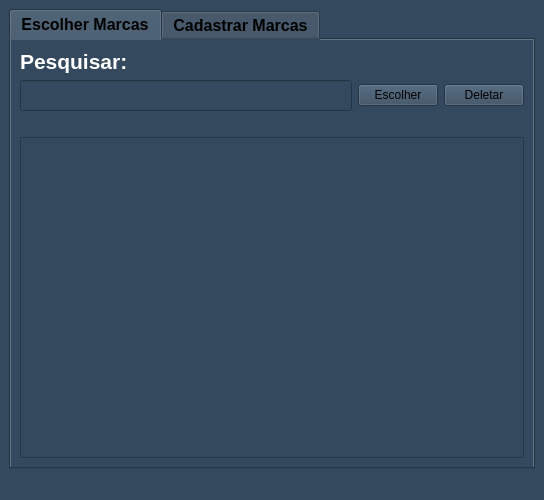
<?xml version="1.0" encoding="UTF-8"?>
<ui version="4.0">
 <class>MainWindow</class>
 <widget class="QMainWindow" name="MainWindow">
  <property name="windowModality">
   <enum>Qt::ApplicationModal</enum>
  </property>
  <property name="geometry">
   <rect>
    <x>0</x>
    <y>0</y>
    <width>544</width>
    <height>500</height>
   </rect>
  </property>
  <property name="minimumSize">
   <size>
    <width>500</width>
    <height>500</height>
   </size>
  </property>
  <property name="maximumSize">
   <size>
    <width>100000</width>
    <height>100000</height>
   </size>
  </property>
  <property name="windowTitle">
   <string>Marca</string>
  </property>
  <property name="styleSheet">
   <string notr="true">background-color:#34495e;
</string>
  </property>
  <widget class="QWidget" name="centralwidget">
   <layout class="QGridLayout" name="gridLayout_2">
    <item row="0" column="0">
     <layout class="QGridLayout" name="gridLayout">
      <item row="0" column="0">
       <widget class="QTabWidget" name="tabWidget">
        <property name="font">
         <font>
          <pointsize>12</pointsize>
          <weight>75</weight>
          <bold>true</bold>
         </font>
        </property>
        <property name="currentIndex">
         <number>0</number>
        </property>
        <widget class="QWidget" name="tab">
         <attribute name="title">
          <string>Escolher Marcas</string>
         </attribute>
         <layout class="QGridLayout" name="gridLayout_4">
          <item row="0" column="0">
           <layout class="QGridLayout" name="gridLayout_3">
            <item row="1" column="0">
             <spacer name="horizontalSpacer">
              <property name="orientation">
               <enum>Qt::Horizontal</enum>
              </property>
              <property name="sizeHint" stdset="0">
               <size>
                <width>40</width>
                <height>20</height>
               </size>
              </property>
             </spacer>
            </item>
            <item row="0" column="0">
             <layout class="QVBoxLayout" name="verticalLayout_17">
              <item>
               <widget class="QLabel" name="label_16">
                <property name="font">
                 <font>
                  <pointsize>16</pointsize>
                  <weight>75</weight>
                  <bold>true</bold>
                 </font>
                </property>
                <property name="styleSheet">
                 <string notr="true">color: rgb(255, 255, 255);</string>
                </property>
                <property name="text">
                 <string>Pesquisar:</string>
                </property>
               </widget>
              </item>
              <item>
               <layout class="QHBoxLayout" name="horizontalLayout_15">
                <item>
                 <widget class="QLineEdit" name="lineEdit">
                  <property name="font">
                   <font>
                    <pointsize>14</pointsize>
                    <weight>75</weight>
                    <bold>true</bold>
                   </font>
                  </property>
                  <property name="styleSheet">
                   <string notr="true">color: rgb(255, 255, 255);</string>
                  </property>
                 </widget>
                </item>
                <item>
                 <widget class="QPushButton" name="pushButton_escolher_marca">
                  <property name="cursor">
                   <cursorShape>PointingHandCursor</cursorShape>
                  </property>
                  <property name="styleSheet">
                   <string notr="true"/>
                  </property>
                  <property name="text">
                   <string>Escolher</string>
                  </property>
                 </widget>
                </item>
                <item>
                 <widget class="QPushButton" name="pushButton_deletar_marca">
                  <property name="cursor">
                   <cursorShape>PointingHandCursor</cursorShape>
                  </property>
                  <property name="styleSheet">
                   <string notr="true"/>
                  </property>
                  <property name="text">
                   <string>Deletar</string>
                  </property>
                 </widget>
                </item>
               </layout>
              </item>
             </layout>
            </item>
            <item row="2" column="0">
             <widget class="QListWidget" name="listWidget">
              <property name="font">
               <font>
                <pointsize>12</pointsize>
                <weight>75</weight>
                <bold>true</bold>
               </font>
              </property>
              <property name="styleSheet">
               <string notr="true">color: rgb(255, 255, 255);</string>
              </property>
             </widget>
            </item>
           </layout>
          </item>
         </layout>
        </widget>
        <widget class="QWidget" name="tab_2">
         <attribute name="title">
          <string>Cadastrar Marcas</string>
         </attribute>
         <layout class="QGridLayout" name="gridLayout_6">
          <item row="0" column="0">
           <layout class="QGridLayout" name="gridLayout_5">
            <item row="0" column="0">
             <spacer name="horizontalSpacer_2">
              <property name="orientation">
               <enum>Qt::Horizontal</enum>
              </property>
              <property name="sizeHint" stdset="0">
               <size>
                <width>40</width>
                <height>20</height>
               </size>
              </property>
             </spacer>
            </item>
            <item row="4" column="0">
             <spacer name="verticalSpacer">
              <property name="orientation">
               <enum>Qt::Vertical</enum>
              </property>
              <property name="sizeHint" stdset="0">
               <size>
                <width>20</width>
                <height>40</height>
               </size>
              </property>
             </spacer>
            </item>
            <item row="3" column="0">
             <widget class="QLabel" name="label">
              <property name="font">
               <font>
                <pointsize>14</pointsize>
               </font>
              </property>
              <property name="styleSheet">
               <string notr="true">color: rgb(255, 0, 0);</string>
              </property>
              <property name="text">
               <string/>
              </property>
             </widget>
            </item>
            <item row="2" column="0">
             <layout class="QVBoxLayout" name="verticalLayout_18">
              <item>
               <widget class="QLabel" name="label_17">
                <property name="font">
                 <font>
                  <pointsize>12</pointsize>
                  <weight>75</weight>
                  <bold>true</bold>
                 </font>
                </property>
                <property name="styleSheet">
                 <string notr="true">color: rgb(255, 255, 255);</string>
                </property>
                <property name="text">
                 <string>Insira o Nome Da Marca.</string>
                </property>
               </widget>
              </item>
              <item>
               <layout class="QHBoxLayout" name="horizontalLayout_16">
                <item>
                 <widget class="QLineEdit" name="lineEdit_cadastrar_marcas">
                  <property name="minimumSize">
                   <size>
                    <width>0</width>
                    <height>30</height>
                   </size>
                  </property>
                  <property name="font">
                   <font>
                    <pointsize>14</pointsize>
                    <weight>75</weight>
                    <bold>true</bold>
                   </font>
                  </property>
                  <property name="styleSheet">
                   <string notr="true">color: rgb(255, 255, 255);</string>
                  </property>
                 </widget>
                </item>
                <item>
                 <widget class="QPushButton" name="pushButton_adicionar_marca_to_data_base">
                  <property name="cursor">
                   <cursorShape>PointingHandCursor</cursorShape>
                  </property>
                  <property name="text">
                   <string>Adicionar</string>
                  </property>
                 </widget>
                </item>
               </layout>
              </item>
             </layout>
            </item>
            <item row="1" column="0">
             <spacer name="horizontalSpacer_3">
              <property name="orientation">
               <enum>Qt::Horizontal</enum>
              </property>
              <property name="sizeHint" stdset="0">
               <size>
                <width>40</width>
                <height>20</height>
               </size>
              </property>
             </spacer>
            </item>
           </layout>
          </item>
         </layout>
        </widget>
       </widget>
      </item>
     </layout>
    </item>
   </layout>
  </widget>
  <widget class="QStatusBar" name="statusbar"/>
 </widget>
 <resources/>
 <connections/>
</ui>
